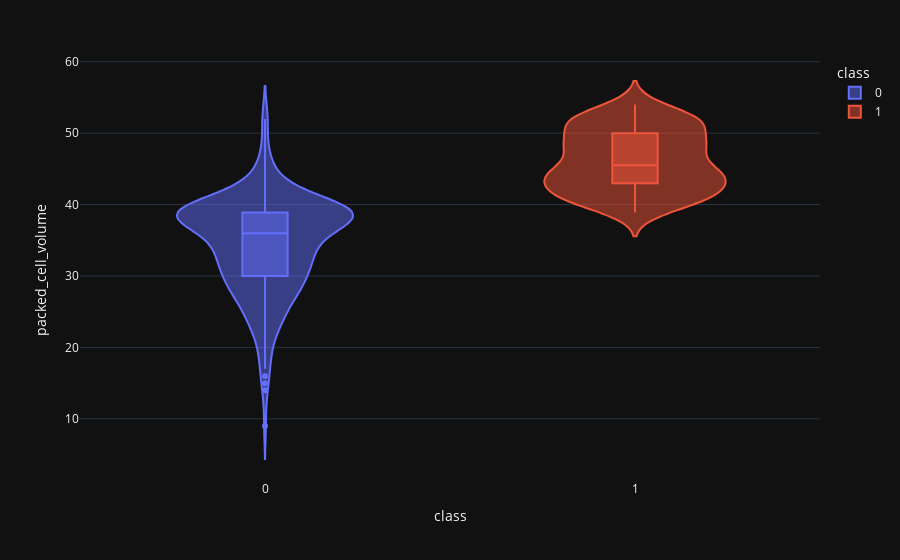

Notebook source saved alongside this figure:
### Code cell
violin('packed_cell_volume')

### Figure 1 — Plotly figure (JSON) as saved in the notebook; plotly's stock layout.template omitted (floating-point values rounded to 4 significant figures; data arrays with more than 128 entries replaced by an {"elided": "..."} marker saying what was removed)
{"data": [{"alignmentgroup": "True", "box": {"visible": true}, "hovertemplate": "class=%{x}<br>packed_cell_volume=%{y}<extra></extra>", "legendgroup": "0", "marker": {"color": "#636efa"}, "name": "0", "offsetgroup": "0", "orientation": "v", "scalegroup": "True", "showlegend": true, "type": "violin", "x": {"elided": "250 int values"}, "x0": " ", "xaxis": "x", "y": {"elided": "250 float values"}, "y0": " ", "yaxis": "y"}, {"alignmentgroup": "True", "box": {"visible": true}, "hovertemplate": "class=%{x}<br>packed_cell_volume=%{y}<extra></extra>", "legendgroup": "1", "marker": {"color": "#EF553B"}, "name": "1", "offsetgroup": "1", "orientation": "v", "scalegroup": "True", "showlegend": true, "type": "violin", "x": {"elided": "150 int values"}, "x0": " ", "xaxis": "x", "y": {"elided": "150 float values"}, "y0": " ", "yaxis": "y"}], "layout": {"legend": {"title": {"text": "class"}, "tracegroupgap": 0}, "margin": {"t": 60}, "violinmode": "overlay", "xaxis": {"anchor": "y", "categoryarray": [0, 1], "categoryorder": "array", "domain": [0, 1], "title": {"text": "class"}}, "yaxis": {"anchor": "x", "domain": [0, 1], "title": {"text": "packed_cell_volume"}}}}
